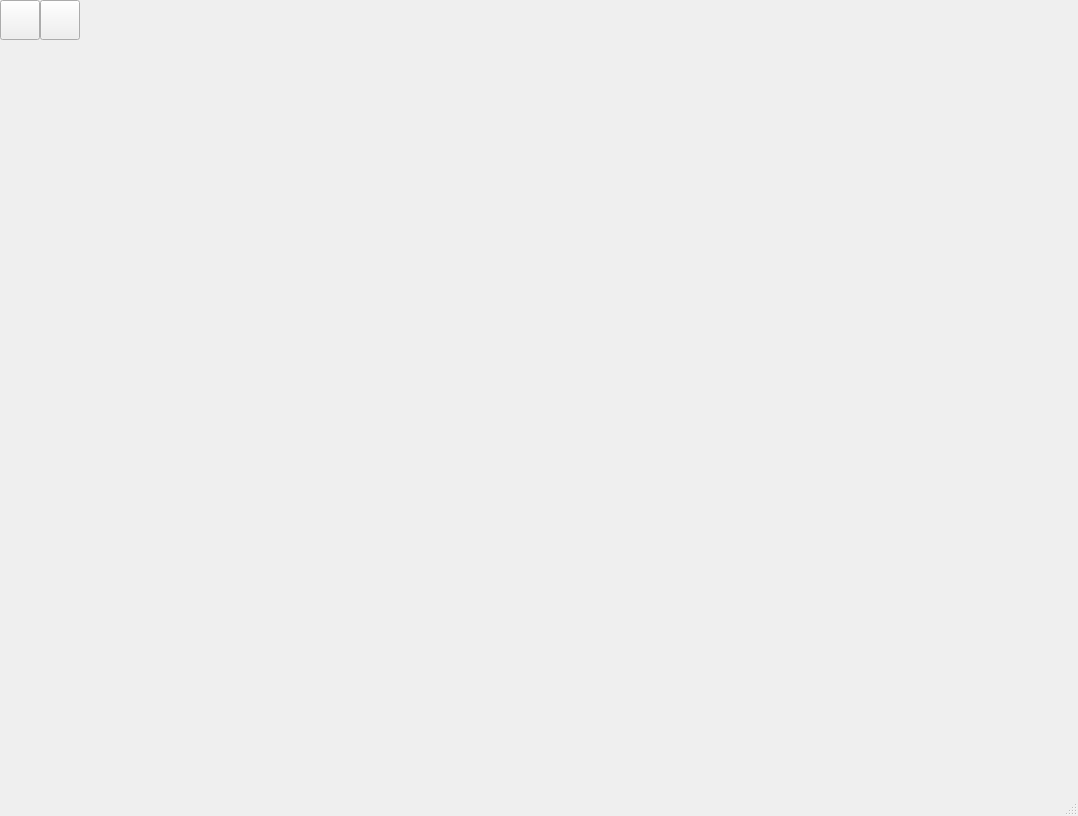
<?xml version="1.0" encoding="UTF-8"?>
<ui version="4.0">
 <class>MainWindow</class>
 <widget class="QMainWindow" name="MainWindow">
  <property name="geometry">
   <rect>
    <x>0</x>
    <y>0</y>
    <width>1078</width>
    <height>816</height>
   </rect>
  </property>
  <property name="windowTitle">
   <string>MainWindow</string>
  </property>
  <widget class="QWidget" name="centralwidget">
   <widget class="QPushButton" name="pushButton">
    <property name="geometry">
     <rect>
      <x>0</x>
      <y>0</y>
      <width>40</width>
      <height>40</height>
     </rect>
    </property>
    <property name="icon">
     <iconset>
      <normaloff>C:/Users/PC-07/Desktop/40pix/0.png</normaloff>C:/Users/PC-07/Desktop/40pix/0.png</iconset>
    </property>
    <property name="iconSize">
     <size>
      <width>40</width>
      <height>40</height>
     </size>
    </property>
   </widget>
   <widget class="QPushButton" name="pushButton_2">
    <property name="geometry">
     <rect>
      <x>40</x>
      <y>0</y>
      <width>40</width>
      <height>40</height>
     </rect>
    </property>
    <property name="icon">
     <iconset>
      <normaloff>C:/Users/PC-07/Desktop/40pix/0.png</normaloff>C:/Users/PC-07/Desktop/40pix/0.png</iconset>
    </property>
    <property name="iconSize">
     <size>
      <width>40</width>
      <height>40</height>
     </size>
    </property>
   </widget>
  </widget>
  <widget class="QMenuBar" name="menubar">
   <property name="geometry">
    <rect>
     <x>0</x>
     <y>0</y>
     <width>1078</width>
     <height>21</height>
    </rect>
   </property>
  </widget>
  <widget class="QStatusBar" name="statusbar"/>
 </widget>
 <resources/>
 <connections/>
</ui>
